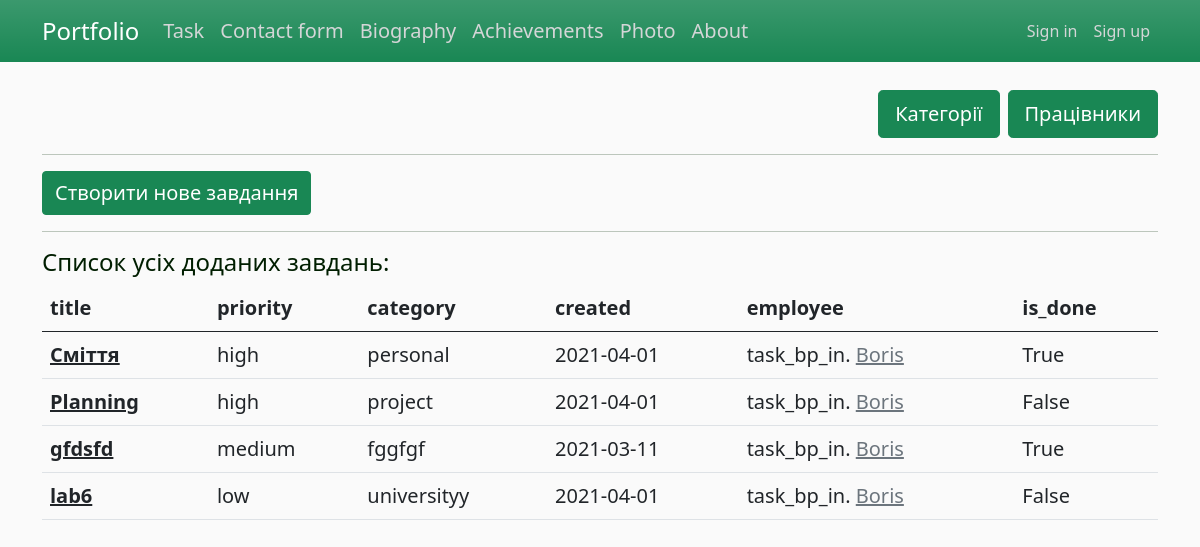
Page /tsk/task on the earlier database version.
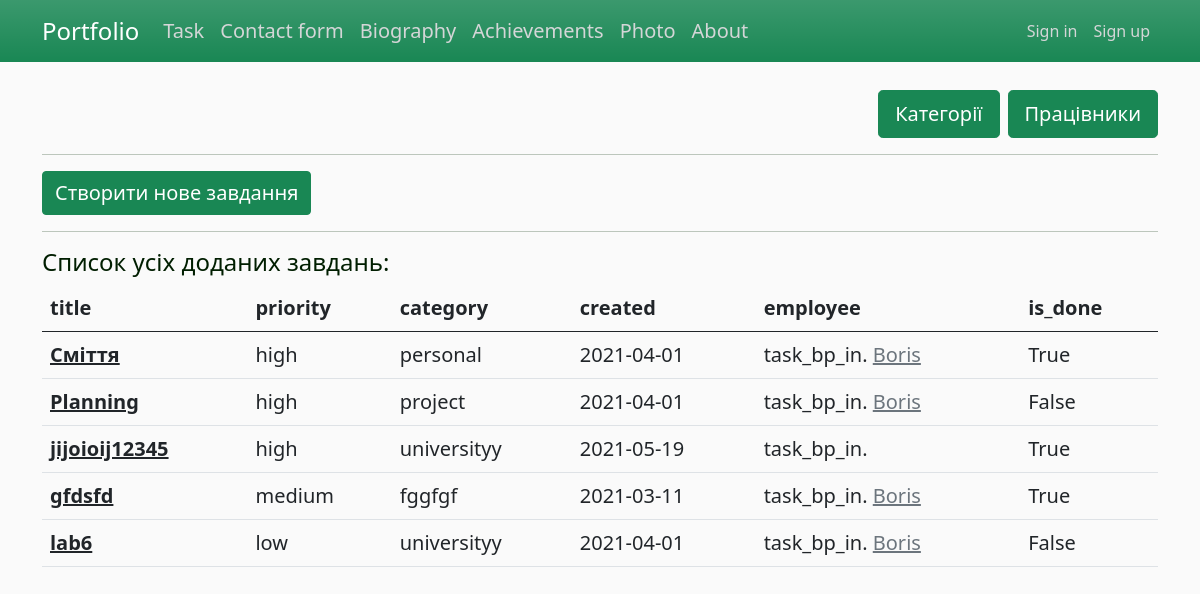
Same page on the later database version.
### app/task/models.py (models this page shows, shortened)
class Task(db.Model):
    id = db.Column(db.Integer, primary_key=True)
    title = db.Column(db.String(80), nullable=False)
    description = db.Column(db.Text, nullable=False)
    created = db.Column(db.DateTime, default=datetime.utcnow)
    priority = db.Column(db.Enum(EnumPriority), default='low')
    is_done = db.Column(db.Boolean, default=False)
    category_id = db.Column(db.Integer(), db.ForeignKey('category.id'))

class Category(db.Model):
    id = db.Column(db.Integer, primary_key=True)
    name = db.Column(db.String(255), nullable=False, unique=True)
    tasks = db.relationship('Task', backref='categor', lazy='dynamic')

class Employee(db.Model):  # many to many з Tasks
    id = db.Column(db.Integer, primary_key=True)
    name = db.Column(db.String(25), nullable=False, unique=True)
    count_of_compltd_task = db.Column(db.Integer, nullable=False, default=0)
    tasks_todo = db.relationship('Task', secondary=many_to_many, backref=db.backref('for_empl'))

### app/task/views.py (the view)
@task_bp.route("/task")
def task_all():
    print("task_all")
    all_tasks = Task.query.order_by(case(value=Task.priority, whens={'low': 0, 'medium': 1, 'high': 2}).desc(),
                                    Task.created).all()
    print(','.join(t.name for t in all_tasks[0].for_empl))
    return render_template('task_all.html', title='Завдання', all_tasks=all_tasks)

### app/task/templates/task/task_all.html
{% extends "layout.html" %}
{% block content %}
    {% from "_render_field.html" import render_field %}
    <div class="d-grid gap-2 d-md-flex justify-content-md-end">
        <a href="{{url_for('task_bp_in.category')}}" class="btn btn-success btn-lg fs-5"> Категорії </a>
        <a href="{{url_for('task_bp_in.employee_create')}}" class="btn btn-success btn-lg fs-5"> Працівники </a>
    </div>
    <hr>
    <a href="{{url_for('task_bp_in.task_create')}}" class="btn btn-success fs-5"> Створити нове завдання </a>
    <hr>
    <h4>Cписок усіх доданих завдань:</h4>
    <table class="table table-hover">
      <thead>
        <tr>
          <th scope="col">title</th>
          <th scope="col">priority</th>
            <th scope="col">category</th>
          <th scope="col">created</th>
            <th scope="col">employee</th>
            <th scope="col">is_done</th>
        </tr>
      </thead>
      <tbody>
        {% for task in all_tasks %}
            <tr>
              <th><a href="{{url_for('task_bp_in.task_detail', id=task.id)}}" class="link-dark"> {{ task.title }}</a></th>
              <td>{{ task.priority.name }}</td>
                <td>{{ task.categor.name }}</td>
              <td>{{ task.created.strftime('%Y-%m-%d') | safe}}</td>
                <td>task_bp_in.
                    {% for t in task.for_empl %}
                        <a href="{{url_for('task_bp_in.employee_profile', id=t.id)}}" class="link-secondary"> {{ t.name }}</a><br>
                    {% endfor %}
                </td>
                <td>{{ task.is_done }}</td>
            </tr>
        {% endfor %}
      </tbody>
    </table>
{% endblock content %}

Differences in the rows shown:
added Task: title "jijoioij12345", priority.name "high", categor.name "universityy", created "2021-05-19", is_done "True"
